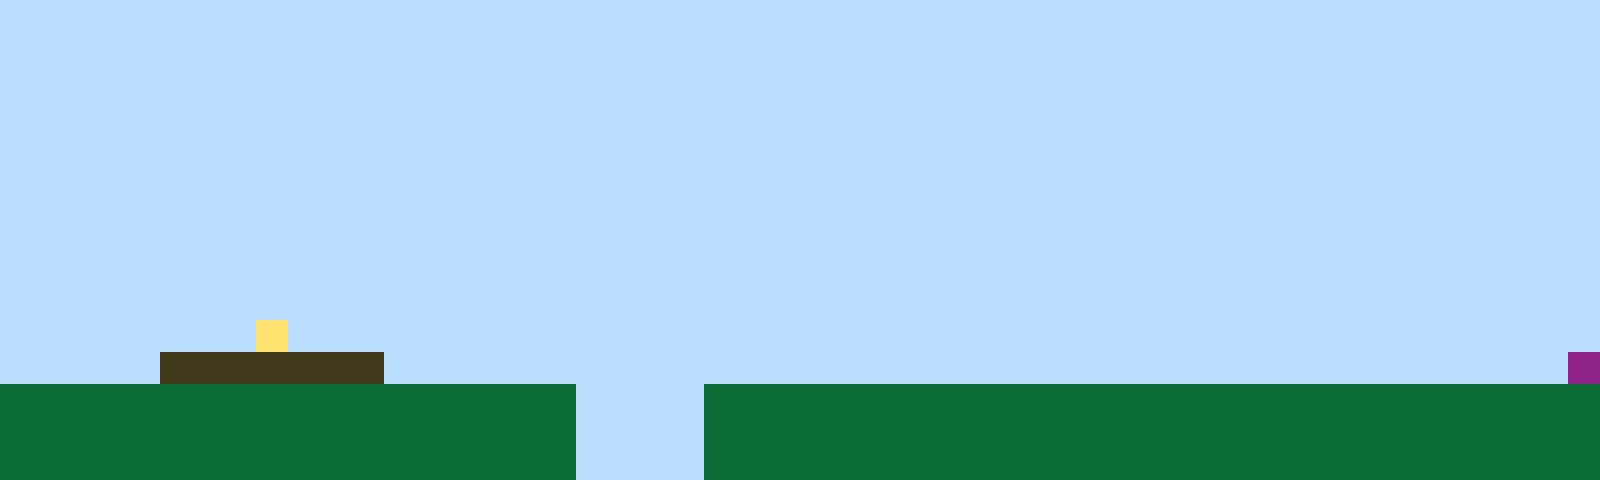

Rendered tile map (Tiled .tmx) drawn with the repository's tilesets; below, a short description and the full map source, tile grids included:
An orthogonal 50x15 tile map with 32x32 px tiles, 1 tile layer (Tile Layer 1).

<map version="1.10" tiledversion="1.11.2" orientation="orthogonal" renderorder="right-up" width="50" height="15" tilewidth="32" tileheight="32" infinite="0" nextlayerid="2" nextobjectid="1"><editorsettings><export target="map1.csv" format="csv" /></editorsettings><tileset firstgid="1" name="sprites" tilewidth="32" tileheight="32" tilecount="6" columns="3"><image source="sprites.png" width="96" height="64" /></tileset><layer id="1" name="Tile Layer 1" width="50" height="15"><data encoding="csv">1,1,1,1,1,1,1,1,1,1,1,1,1,1,1,1,1,1,1,1,1,1,1,1,1,1,1,1,1,1,1,1,1,1,1,1,1,1,1,1,1,1,1,1,1,1,1,1,1,1,1,1,1,1,1,1,1,1,1,1,1,1,1,1,1,1,1,1,1,1,1,1,1,1,1,1,1,1,1,1,1,1,1,1,1,1,1,1,1,1,1,1,1,1,1,1,1,1,1,1,1,1,1,1,1,1,1,1,1,1,1,1,1,1,1,1,1,1,1,1,1,1,1,1,1,1,1,1,1,1,1,1,1,1,1,1,1,1,1,1,1,1,1,1,1,1,1,1,1,1,1,1,1,1,1,1,1,1,1,1,1,1,1,1,1,1,1,1,1,1,1,1,1,1,1,1,1,1,1,1,1,1,1,1,1,1,1,1,1,1,1,1,1,1,1,1,1,1,1,1,1,1,1,1,1,1,1,1,1,1,1,1,1,1,1,1,1,1,1,1,1,1,1,1,1,1,1,1,1,1,1,1,1,1,1,1,1,1,1,1,1,1,1,1,1,1,1,1,1,1,1,1,1,1,1,1,1,1,1,1,1,1,1,1,1,1,1,1,1,1,1,1,1,1,1,1,1,1,1,1,1,1,1,1,1,1,1,1,1,1,1,1,1,1,1,1,1,1,1,1,1,1,1,1,1,1,1,1,1,1,1,1,1,1,1,1,1,1,1,1,1,1,1,1,1,1,1,1,1,1,1,1,1,1,1,1,1,1,1,1,1,1,1,1,1,1,1,1,1,1,1,1,1,1,1,1,1,1,1,1,1,1,1,1,1,1,1,1,1,1,1,1,1,1,1,1,1,1,1,1,1,1,1,1,1,1,1,1,1,1,1,1,1,1,1,1,1,1,1,1,1,1,1,1,1,1,1,1,1,1,1,1,1,1,1,1,1,1,1,1,1,1,1,1,1,1,1,1,1,1,1,1,1,1,1,1,1,1,1,1,1,1,1,1,1,1,1,1,1,1,1,1,1,1,1,1,1,1,1,1,1,1,1,1,1,1,1,1,1,1,1,1,1,1,1,1,1,1,1,1,1,1,1,1,1,1,1,1,1,1,1,1,1,1,1,1,1,1,1,1,1,1,1,1,1,1,1,1,4,1,1,1,1,1,1,1,1,1,1,1,1,1,1,1,1,1,1,1,1,1,1,1,1,1,1,1,1,1,1,1,1,1,1,1,1,1,1,1,1,1,1,1,1,1,1,3,3,3,3,3,3,3,1,1,1,1,1,1,1,1,1,1,1,1,1,1,1,1,1,1,1,1,1,1,1,1,1,1,1,1,1,1,1,1,1,1,1,1,1,6,2,2,2,2,2,2,2,2,2,2,2,2,2,2,2,2,2,2,1,1,1,1,2,2,2,2,2,2,2,2,2,2,2,2,2,2,2,2,2,2,2,2,2,2,2,2,2,2,2,2,2,2,2,2,2,2,2,2,2,2,2,2,2,2,2,2,2,2,1,1,1,1,2,2,2,2,2,2,2,2,2,2,2,2,2,2,2,2,2,2,2,2,2,2,2,2,2,2,2,2,2,2,2,2,2,2,2,2,2,2,2,2,2,2,2,2,2,2,1,1,1,1,2,2,2,2,2,2,2,2,2,2,2,2,2,2,2,2,2,2,2,2,2,2,2,2,2,2,2,2</data></layer></map>
